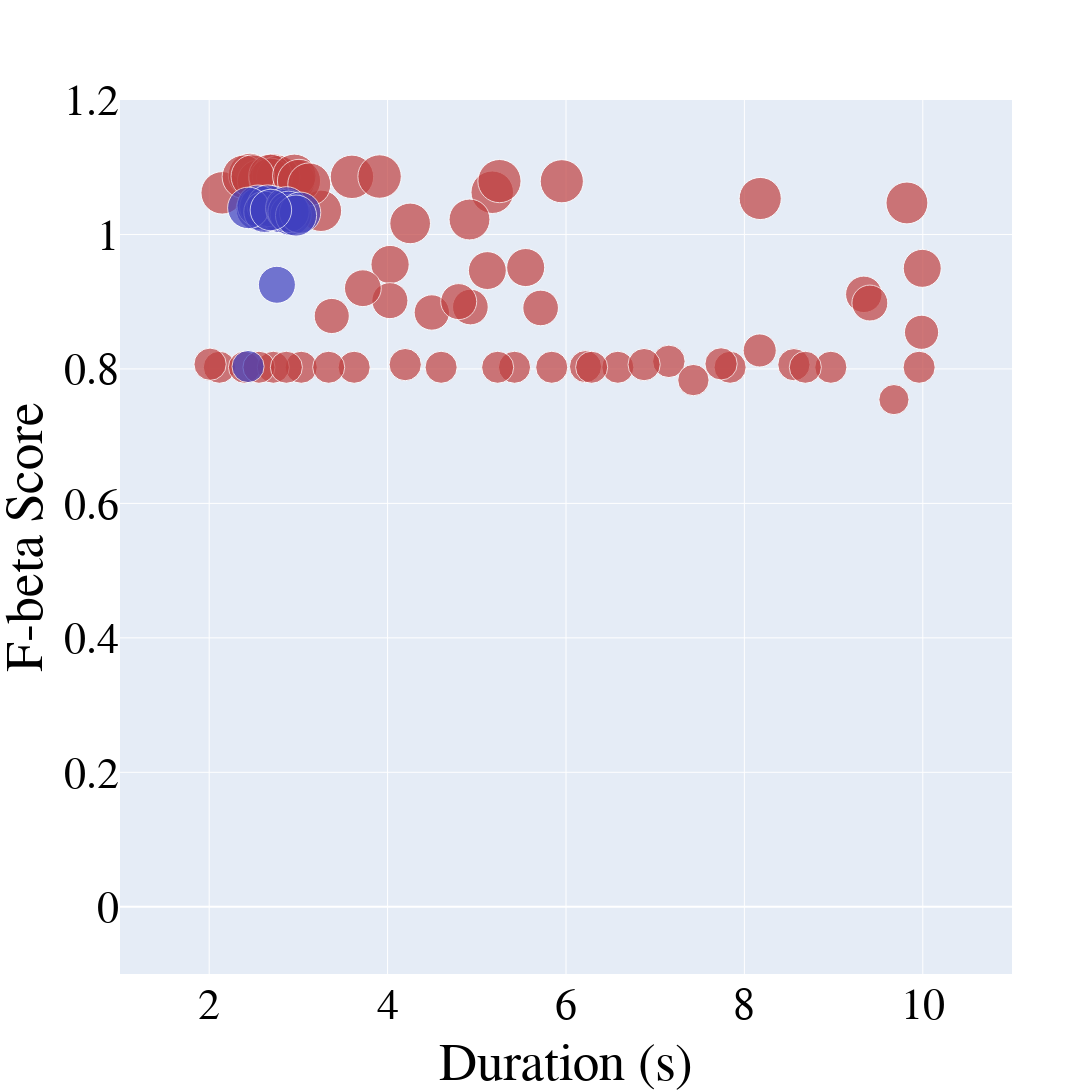

Notebook cell for this chart:
### Code cell
import plotly.graph_objects as go
import numpy as np

# Function to map a value in [1, 65] to a saturation percentage between 30% and 100%
def value_to_saturation(val, min_val=1, max_val=65, min_sat=0.5, max_sat=1.0, gamma=2):
    """
    Normalize the value to [0, 1], then apply a gamma transformation
    to obtain a non-linear mapping, and finally scale to [min_sat, max_sat].
    """
    norm = (val - min_val) / (max_val - min_val)
    sat = min_sat + (norm ** gamma) * (max_sat - min_sat)
    return round(sat * 100, 1)  # Return as percentage

# For R_PRE (red): use hue=0 and apply the saturation mapping to each third-column value
colors_red = [f'hsl(0, {value_to_saturation(val)}%, 50%)' for val in R_PRE[:, 2]]

# For R_ONB (blue): use hue=240 and apply the saturation mapping to each third-column value
colors_blue = [f'hsl(240, {value_to_saturation(val)}%, 50%)' for val in R_ONB[:, 2]]

# Font customization variables
font_family = "Times New Roman"
font_size = 44
font_color = "black"

# Create figure object
fig = go.Figure()

# Add first dataset R_PRE (red)
fig.add_trace(go.Scatter(
    x=R_PRE[:, 1],       # x-axis: threshold (first column)
    y=R_PRE[:, 2],       # y-axis: duration (second column)
    mode='markers',      # markers only
    marker=dict(
        size=R_PRE[:, 2] * 40,  # marker size scaled from the third column values
        color=colors_red        # marker color with saturation based on non-linear mapping
    ),
    name='R_PRE'
))

# Add second dataset R_ONB (blue)
fig.add_trace(go.Scatter(
    x=R_ONB[:, 1],       # x-axis: threshold (first column)
    y=R_ONB[:, 2],       # y-axis: duration (second column)
    mode='markers',      # markers only
    marker=dict(
        size=R_ONB[:, 2] * 40,  # marker size scaled from the third column values
        color=colors_blue       # marker color with saturation based on non-linear mapping
    ),
    name='R_ONB'
))

# Update overall layout: set font, square canvas, axis labels, and hide legend
fig.update_layout(
    font=dict(
        family=font_family,
        size=font_size,
        color=font_color
    ),
    width=1600,
    height=1600,
    showlegend=False,
    xaxis_title="Duration (s)",
    yaxis_title="F-beta Score"
)

# Update x-axis range and tick font
fig.update_xaxes(
    range=[1, 11],
    tickfont=dict(family=font_family, size=font_size, color=font_color)
)

# Update y-axis range and tick font
fig.update_yaxes(
    range=[-0.1, 1.2],
    tickfont=dict(family=font_family, size=font_size, color=font_color)
)

# save the plot as png
# fig.write_image("Duration-F_beta.png")

# Show plot
fig.show()

### Figure 1 — Plotly figure (JSON) as saved in the notebook; plotly's stock layout.template omitted (floating-point values rounded to 4 significant figures)
{"data": [{"marker": {"color": ["hsl(0, 50.0%, 50%)", "hsl(0, 50.0%, 50%)", "hsl(0, 50.0%, 50%)", "hsl(0, 50.0%, 50%)", "hsl(0, 50.0%, 50%)", "hsl(0, 50.0%, 50%)", "hsl(0, 50.0%, 50%)", "hsl(0, 50.0%, 50%)", "hsl(0, 50.0%, 50%)", "hsl(0, 50.0%, 50%)", "hsl(0, 50.0%, 50%)", "hsl(0, 50.0%, 50%)", "hsl(0, 50.0%, 50%)", "hsl(0, 50.0%, 50%)", "hsl(0, 50.0%, 50%)", "hsl(0, 50.0%, 50%)", "hsl(0, 50.0%, 50%)", "hsl(0, 50.0%, 50%)", "hsl(0, 50.0%, 50%)", "hsl(0, 50.0%, 50%)", "hsl(0, 50.0%, 50%)", "hsl(0, 50.0%, 50%)", "hsl(0, 50.0%, 50%)", "hsl(0, 50.0%, 50%)", "hsl(0, 50.0%, 50%)", "hsl(0, 50.0%, 50%)", "hsl(0, 50.0%, 50%)", "hsl(0, 50.0%, 50%)", "hsl(0, 50.0%, 50%)", "hsl(0, 50.0%, 50%)", "hsl(0, 50.0%, 50%)", "hsl(0, 50.0%, 50%)", "hsl(0, 50.0%, 50%)", "hsl(0, 50.0%, 50%)", "hsl(0, 50.0%, 50%)", "hsl(0, 50.0%, 50%)", "hsl(0, 50.0%, 50%)", "hsl(0, 50.0%, 50%)", "hsl(0, 50.0%, 50%)", "hsl(0, 50.0%, 50%)", "hsl(0, 50.0%, 50%)", "hsl(0, 50.0%, 50%)", "hsl(0, 50.0%, 50%)", "hsl(0, 50.0%, 50%)", "hsl(0, 50.0%, 50%)", "hsl(0, 50.0%, 50%)", "hsl(0, 50.0%, 50%)", "hsl(0, 50.0%, 50%)", "hsl(0, 50.0%, 50%)", "hsl(0, 50.0%, 50%)", "hsl(0, 50.0%, 50%)", "hsl(0, 50.0%, 50%)", "hsl(0, 50.0%, 50%)", "hsl(0, 50.0%, 50%)", "hsl(0, 50.0%, 50%)", "hsl(0, 50.0%, 50%)", "hsl(0, 50.0%, 50%)", "hsl(0, 50.0%, 50%)", "hsl(0, 50.0%, 50%)", "hsl(0, 50.0%, 50%)", "hsl(0, 50.0%, 50%)", "hsl(0, 50.0%, 50%)", "hsl(0, 50.0%, 50%)", "hsl(0, 50.0%, 50%)", "hsl(0, 50.0%, 50%)"], "size": [41.87, 32.1, 36.44, 32.45, 42.48, 43.54, 35.36, 32.1, 43.17, 32.1, 32.1, 43.43, 31.34, 43.43, 30.17, 32.25, 41.41, 42.51, 32.1, 38.21, 43.2, 35.68, 32.1, 32.1, 32.1, 32.1, 32.1, 40.66, 32.14, 43.5, 42.14, 32.1, 32.28, 33.1, 43.41, 43.45, 32.1, 43.26, 36.06, 37.98, 43.49, 32.26, 37.85, 32.1, 35.92, 38.03, 32.1, 36.8, 40.89, 32.26, 43.45, 32.3, 43.49, 32.1, 43.18, 32.1, 34.18, 43.19, 42.98, 35.15, 36.0, 43.17, 35.63, 32.1, 32.1]}, "mode": "markers", "name": "R_PRE", "type": "scatter", "x": [9.822, 7.84, 9.339, 7.153, 2.146, 2.458, 4.496, 2.114, 2.558, 2.395, 5.84, 3.6, 7.428, 2.388, 9.676, 8.555, 3.253, 5.173, 6.581, 4.028, 2.945, 4.928, 3.032, 9.959, 5.423, 8.969, 3.625, 4.253, 6.219, 2.726, 8.177, 4.6, 2.01, 8.172, 2.774, 3.91, 3.34, 2.688, 4.026, 9.994, 2.686, 6.876, 5.118, 2.719, 9.407, 5.548, 8.683, 3.723, 4.918, 4.197, 2.488, 7.739, 2.954, 2.558, 5.254, 5.234, 9.986, 3.007, 3.122, 3.374, 4.797, 5.953, 5.716, 6.288, 2.865], "y": [1.047, 0.8025, 0.911, 0.8113, 1.062, 1.089, 0.8839, 0.8025, 1.079, 0.8025, 0.8025, 1.086, 0.7834, 1.086, 0.7543, 0.8063, 1.035, 1.063, 0.8025, 0.9553, 1.08, 0.892, 0.8025, 0.8025, 0.8025, 0.8025, 0.8025, 1.016, 0.8035, 1.088, 1.053, 0.8025, 0.807, 0.8275, 1.085, 1.086, 0.8025, 1.081, 0.9016, 0.9496, 1.087, 0.8065, 0.9463, 0.8025, 0.898, 0.9508, 0.8025, 0.9201, 1.022, 0.8064, 1.086, 0.8075, 1.087, 0.8025, 1.079, 0.8025, 0.8545, 1.08, 1.074, 0.8787, 0.9001, 1.079, 0.8907, 0.8025, 0.8025]}, {"marker": {"color": ["hsl(240, 50.0%, 50%)", "hsl(240, 50.0%, 50%)", "hsl(240, 50.0%, 50%)", "hsl(240, 50.0%, 50%)", "hsl(240, 50.0%, 50%)", "hsl(240, 50.0%, 50%)", "hsl(240, 50.0%, 50%)", "hsl(240, 50.0%, 50%)", "hsl(240, 50.0%, 50%)", "hsl(240, 50.0%, 50%)", "hsl(240, 50.0%, 50%)", "hsl(240, 50.0%, 50%)", "hsl(240, 50.0%, 50%)", "hsl(240, 50.0%, 50%)", "hsl(240, 50.0%, 50%)", "hsl(240, 50.0%, 50%)", "hsl(240, 50.0%, 50%)", "hsl(240, 50.0%, 50%)", "hsl(240, 50.0%, 50%)", "hsl(240, 50.0%, 50%)"], "size": [41.5, 41.41, 41.49, 41.66, 41.64, 41.23, 41.34, 41.7, 41.71, 41.35, 37.01, 41.58, 32.14, 41.47, 41.6, 41.18, 41.35, 41.3, 41.12, 41.46]}, "mode": "markers", "name": "R_ONB", "type": "scatter", "x": [2.603, 2.65, 2.534, 2.713, 2.574, 2.879, 2.796, 2.547, 2.657, 2.62, 2.759, 2.439, 2.436, 2.867, 2.866, 2.914, 2.89, 3.019, 2.973, 2.692], "y": [1.037, 1.035, 1.037, 1.041, 1.041, 1.031, 1.033, 1.043, 1.043, 1.034, 0.9251, 1.039, 0.8036, 1.037, 1.04, 1.029, 1.034, 1.032, 1.028, 1.036]}], "layout": {"font": {"color": "black", "family": "Times New Roman", "size": 44}, "height": 1600, "showlegend": false, "width": 1600, "xaxis": {"range": [1, 11], "tickfont": {"color": "black", "family": "Times New Roman", "size": 44}, "title": {"text": "Duration (s)"}}, "yaxis": {"range": [-0.1, 1.2], "tickfont": {"color": "black", "family": "Times New Roman", "size": 44}, "title": {"text": "F-beta Score"}}}}
